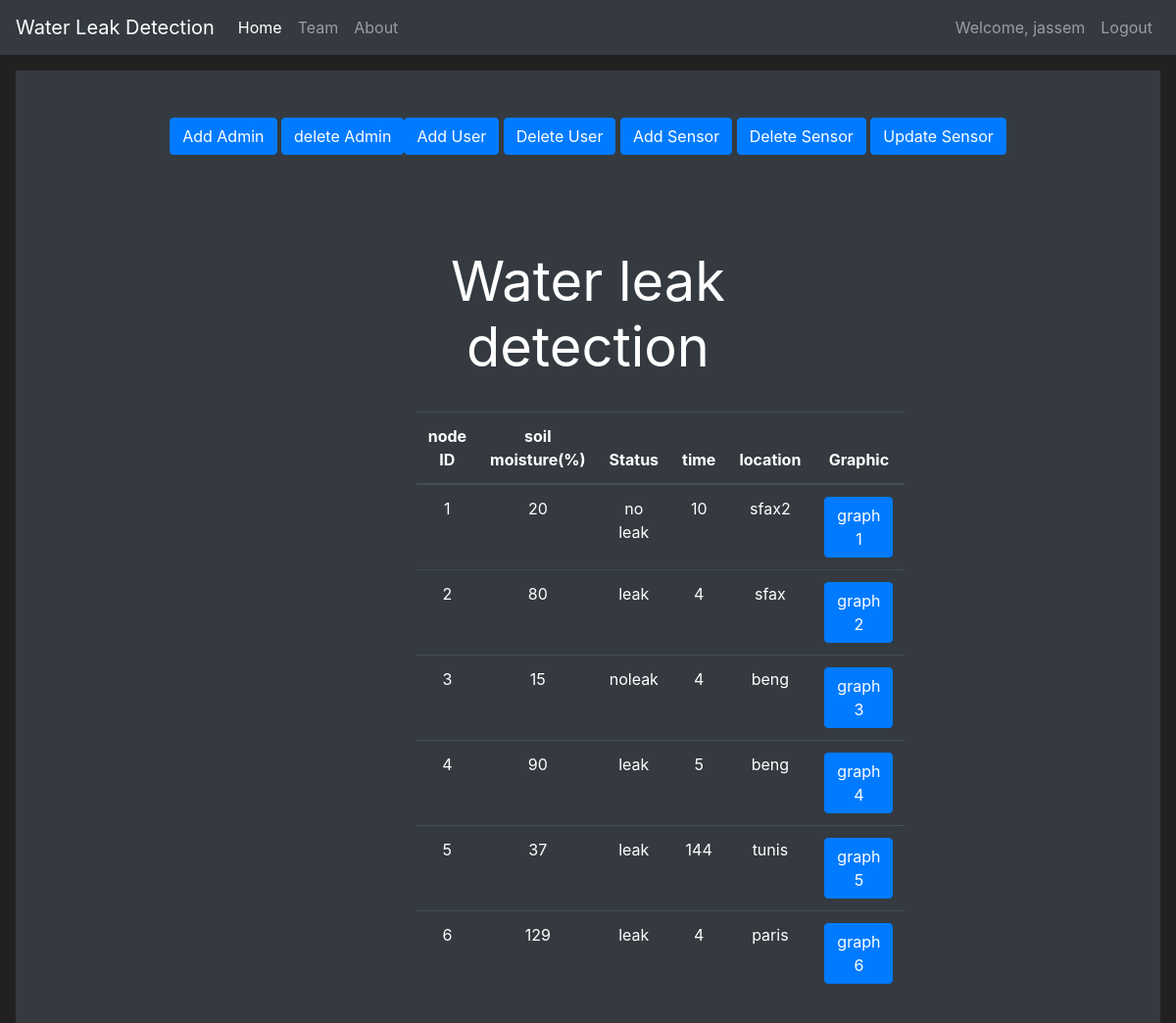
Screenshot of /home (signed in) with the database file from the repository.
### website/models.py (models this page shows, shortened)
class User(db.Model,UserMixin):
    id = db.Column(db.Integer(), primary_key=True)
    username = db.Column(db.String(length=30), nullable=False, unique=True)
    email_address = db.Column(db.String(length=50), nullable=False, unique=True)
    password_hash = db.Column(db.String(length=60), nullable=False)
    Admin_key = db.Column(db.String(length=10), nullable=True, unique=True)
    role_id = db.Column(db.Integer(), db.ForeignKey('role.id'), nullable=False)
    @property
    def password(self):
        return self.password

class Item(db.Model):
    id = db.Column(db.Integer(), primary_key=True)
    soil_moisture = db.Column(db.String(length=30), nullable=False, unique=False)
    status = db.Column(db.Integer(), nullable=False)
    time = db.Column(db.String(length=12), nullable=False, unique=False)
    sensor_location = db.Column(db.String(length=1024), nullable=False, unique=False)

### website/routes.py (the view)
@app.route('/')
@app.route('/home')
@login_required
def home():
	items = Item.query.all()
	return render_template('home.html', items=items)

### website/models.py (called while the page is built)
@login_manager.user_loader
def load_user(user_id):
    return User.query.get(int(user_id))

### website/templates/home.html (shortened to what this page needs)
{% extends 'base.html' %}
{% block content %}
<div class="position-relative overflow-hidden p-3 p-md-5 m-md-3 text-center bg-dark" style="color:white">
        <thead>
            <tr>
                <th scope="col"><a class="btn btn-primary" href="{{ url_for('Register') }}">Add Admin</a></th>
                <th scope="col"><a class="btn btn-primary" href="{{ url_for('DeleteAdmin') }}">delete Admin</a</th>
                <th scope="col"> <a class="btn btn-primary" href="{{ url_for('Register') }}">Add User</a></th>
                <th scope="col"><a class="btn btn-primary" href="{{ url_for('DeleteAdmin') }}">Delete User</a></th>
                <th scope="col"><a class="btn btn-primary" href="{{ url_for('AddSensor') }}">Add Sensor</a></th>
                <th scope="col"><a class="btn btn-primary" href="{{ url_for('DeleteSensor') }}">Delete Sensor</a></th>
                <th scope="col"><a class="btn btn-primary" href="{{ url_for('UpdateSensor') }}">Update Sensor</a></th>
            </tr>
        </thead>
        <div class="col-md-5 p-lg-5 mx-auto my-5">
            <h1 class="display-4 font-weight-normal">Water leak detection</h1>
            </div>
        </div>
<table class="table table-hover table-dark">
        <thead>
            <tr>
                <th scope="col">node ID</th>
                <th scope="col">soil moisture(%)</th>
                <th scope="col">Status</th>
                <th scope="col">time</th>
                <th scope="col">location</th>
                <th scope="col">Graphic</th>
            </tr>
        </thead>
        <tbody>
            {% for item in items %}
                <tr>
                    <td>{{ item.id }}</td>
                    <td>{{ item.soil_moisture }}</td>
                    <td>{{ item.status }}</td>
                    <td>{{ item.time }}</td>
                    <td>{{ item.sensor_location }}</td>
                <th scope="col"><a class="btn btn-primary" href="{}">graph {{ item.id }} </a></th>
                </tr>
            {% endfor %}
        </tbody>
    </table>
{% endblock %}

### website/templates/base.html (shortened to what this page needs)
<!doctype html>
<html lang="en">
   <head>
      <link rel="stylesheet" href="https://cdn.jsdelivr.net/npm/bootstrap@4.5.3/dist/css/bootstrap.min.css">
   </head>
   <body>
    <nav class="navbar navbar-expand-md navbar-dark bg-dark">
      <a class="navbar-brand" href="#">Water Leak Detection</a>
      <div class="collapse navbar-collapse" id="navbarNav">
        <ul class="navbar-nav mr-auto">
            <li class="nav-item active">
                <a class="nav-link" href="{{ url_for('home') }}">Home <span class="sr-only">(current)</span></a>
            </li>
            <li class="nav-item">
                <a class="nav-link" href="{{ url_for('team') }}">Team</a>
            </li>
            <li class="nav-item">
                <a class="nav-link" href="{{ url_for('About') }}">About</a>
            </li>
        </ul>
        {% if current_user.is_authenticated %}
            <ul class="navbar-nav">
                <li class="nav-item">
                    <a class="nav-link">Welcome, {{ current_user.username }}</a>
                </li>
                <li class="nav-item">
                    <a class="nav-link" href="{{ url_for('logout') }}">Logout</a>
                </li>
            </ul>
          {% endif %}
      </div>
    </nav>
      {% block content %}
      {% endblock %}
   </body>
</html>

### website/templates/base.html (style rules this page uses)
body { background-color: #212121; color: white }

### rows the page displays
User: username "jassem"
Item: id "1", soil_moisture "20", status "no leak", time "10", sensor_location "sfax2"
Item: id "2", soil_moisture "80", status "leak", time "4", sensor_location "sfax"
Item: id "3", soil_moisture "15", status "noleak", time "4", sensor_location "beng"
Item: id "4", soil_moisture "90", status "leak", time "5", sensor_location "beng"
Item: id "5", soil_moisture "37", status "leak", time "144", sensor_location "tunis"
Item: id "6", soil_moisture "129", status "leak", time "4", sensor_location "paris"
